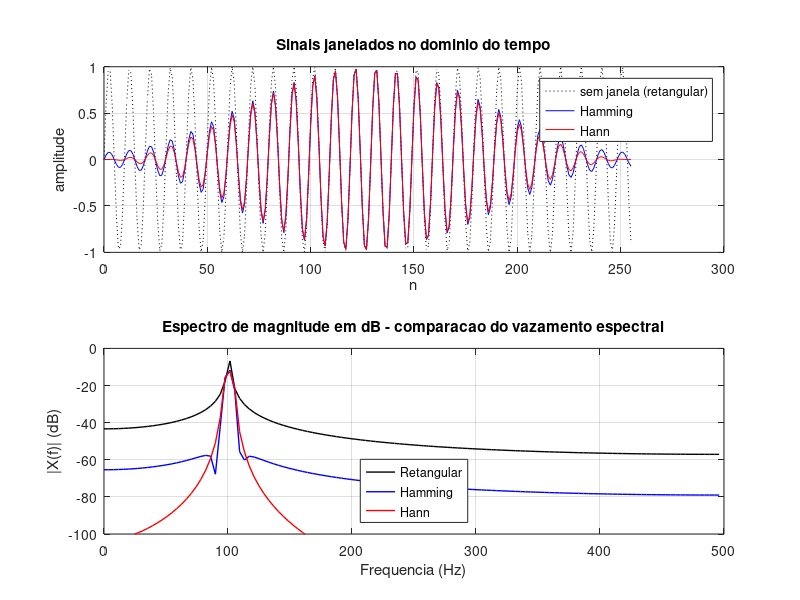

The MATLAB source for this figure:
% =========================================================================
% ATIVIDADE 04 - Efeito do Janelamento (Hamming/Hann)
% -------------------------------------------------------------------------
% Compara o espectro de um sinal com e sem aplicacao de janela, observando
% a reducao do vazamento espectral (spectral leakage).
% =========================================================================

clear; clc; close all;

% --- Parametros ---
N  = 256;
fs = 1000;
t  = (0:N-1)/fs;

% Frequencia NAO coerente com a grade de FFT -> propositadamente provoca
% vazamento espectral significativo no caso sem janela.
f0 = 100.7;
x  = sin(2*pi*f0*t);

% --- Janelas ---
w_hamming = 0.54 - 0.46*cos(2*pi*(0:N-1)/(N-1));   % Hamming
w_hann    = 0.5  - 0.5 *cos(2*pi*(0:N-1)/(N-1));   % Hann

% --- Sinais janelados ---
x_hamm = x .* w_hamming;
x_hann = x .* w_hann;

% --- Espectros (em dB para evidenciar lobulos laterais) ---
metade = 1:floor(N/2);
f      = (0:N-1)*(fs/N);

mag_ret  = 20*log10(abs(fft(x))      / N + eps);
mag_hamm = 20*log10(abs(fft(x_hamm)) / N + eps);
mag_hann = 20*log10(abs(fft(x_hann)) / N + eps);

% --- Graficos ---
fig = figure('Name','Atividade 04 - Janelamento','Position',[100 100 900 700]);

subplot(2,1,1);
plot(0:N-1, x, 'k:'); hold on;
plot(0:N-1, x_hamm, 'b');
plot(0:N-1, x_hann, 'r');
title('Sinais janelados no dominio do tempo');
xlabel('n'); ylabel('amplitude');
legend('sem janela (retangular)','Hamming','Hann'); grid on;

subplot(2,1,2);
plot(f(metade), mag_ret(metade),  'k-',  'LineWidth', 1); hold on;
plot(f(metade), mag_hamm(metade), 'b-',  'LineWidth', 1);
plot(f(metade), mag_hann(metade), 'r-',  'LineWidth', 1);
title('Espectro de magnitude em dB - comparacao do vazamento espectral');
xlabel('Frequencia (Hz)'); ylabel('|X(f)| (dB)');
legend('Retangular','Hamming','Hann','Location','south'); grid on;
xlim([0 fs/2]); ylim([-100 0]);

fprintf('Observe na escala em dB:\n');
fprintf('  - Janela retangular     -> lobulos laterais altos (~ -13 dB)\n');
fprintf('  - Janela de Hamming     -> lobulos laterais ~ -43 dB\n');
fprintf('  - Janela de Hann        -> lobulos laterais ~ -32 dB\n');
fprintf('Quanto menor o lobulo lateral, menor o vazamento espectral.\n');

% --- Salvar PNG em Resultados/ ---
script_dir = fileparts(mfilename('fullpath'));
out_dir    = fullfile(script_dir, '..', '..', 'Resultados');
if ~exist(out_dir, 'dir'); mkdir(out_dir); end
print(fig, fullfile(out_dir, 'simulacao4atvd4.png'), '-dpng', '-r120');
fprintf('Figura salva em: %s\n', fullfile(out_dir, 'simulacao4atvd4.png'));
